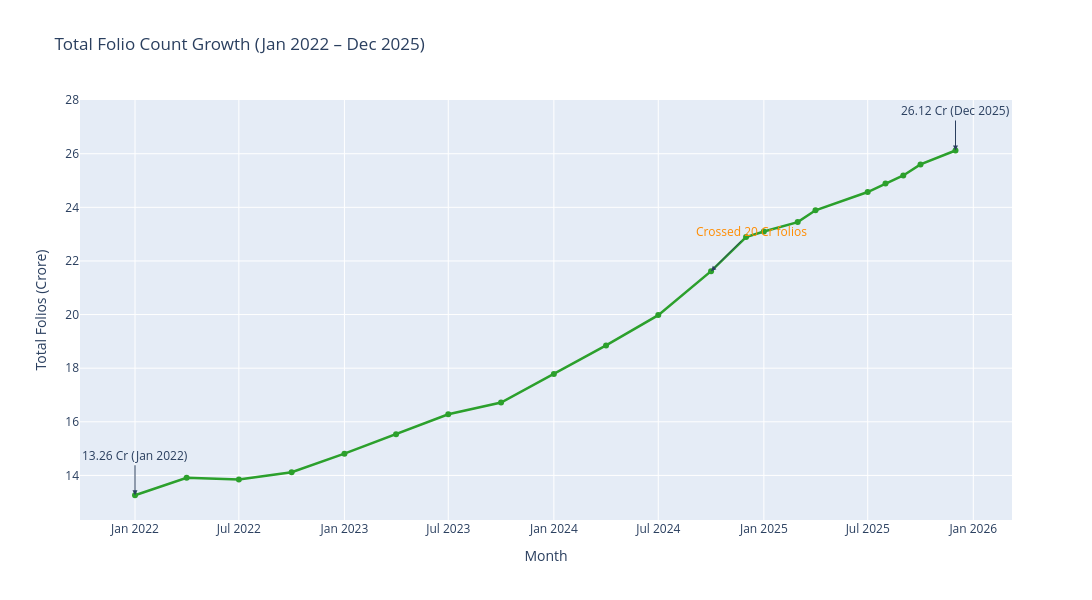

Notebook cell for this chart:
### Code cell
fig7 = px.line(
    folio_count,
    x='month',
    y='total_folios_crore',
    title='Total Folio Count Growth (Jan 2022 – Dec 2025)',
    labels={'total_folios_crore': 'Total Folios (Crore)', 'month': 'Month'},
    markers=True
)
fig7.update_traces(line=dict(color='#2ca02c', width=2.5))

# Mark start and end points (convert Timestamp to string for annotation compatibility)
fig7.add_annotation(x=str(folio_count['month'].iloc[0].date()), y=folio_count['total_folios_crore'].iloc[0],
    text='13.26 Cr (Jan 2022)', showarrow=True, arrowhead=2, ax=0, ay=-40)
fig7.add_annotation(x=str(folio_count['month'].iloc[-1].date()), y=folio_count['total_folios_crore'].iloc[-1],
    text='26.12 Cr (Dec 2025)', showarrow=True, arrowhead=2, ax=0, ay=-40)

# Mark the 20 Cr crossing milestone
crossing_20 = folio_count[folio_count['total_folios_crore'] >= 20].iloc[0]
fig7.add_annotation(x=str(crossing_20['month'].date()), y=crossing_20['total_folios_crore'],
    text='Crossed 20 Cr folios', showarrow=True, arrowhead=2, ax=40, ay=-40, font=dict(color='darkorange'))

fig7.update_layout(height=600, width=1100)
fig7.show()
fig7.write_image('../reports/charts/07_folio_growth.png', width=1400, height=700, scale=2)
print("Saved: 07_folio_growth.png")

### Figure 1 — Plotly figure (JSON) as saved in the notebook; plotly's stock layout.template omitted (floating-point values rounded to 4 significant figures)
{"data": [{"hovertemplate": "Month=%{x}<br>Total Folios (Crore)=%{y}<extra></extra>", "legendgroup": "", "line": {"color": "#2ca02c", "dash": "solid", "width": 2.5}, "marker": {"symbol": "circle"}, "mode": "lines+markers", "name": "", "orientation": "v", "showlegend": false, "type": "scatter", "x": ["2022-01-01T00:00:00", "2022-04-01T00:00:00", "2022-07-01T00:00:00", "2022-10-01T00:00:00", "2023-01-01T00:00:00", "2023-04-01T00:00:00", "2023-07-01T00:00:00", "2023-10-01T00:00:00", "2024-01-01T00:00:00", "2024-04-01T00:00:00", "2024-07-01T00:00:00", "2024-10-01T00:00:00", "2024-12-01T00:00:00", "2025-01-01T00:00:00", "2025-03-01T00:00:00", "2025-04-01T00:00:00", "2025-07-01T00:00:00", "2025-08-01T00:00:00", "2025-09-01T00:00:00", "2025-10-01T00:00:00", "2025-12-01T00:00:00"], "xaxis": "x", "y": [13.26, 13.91, 13.85, 14.12, 14.81, 15.54, 16.28, 16.72, 17.78, 18.85, 19.98, 21.62, 22.89, 23.1, 23.45, 23.89, 24.57, 24.89, 25.19, 25.6, 26.12], "yaxis": "y"}], "layout": {"annotations": [{"arrowhead": 2, "ax": 0, "ay": -40, "showarrow": true, "text": "13.26 Cr (Jan 2022)", "x": "2022-01-01", "y": 13.26}, {"arrowhead": 2, "ax": 0, "ay": -40, "showarrow": true, "text": "26.12 Cr (Dec 2025)", "x": "2025-12-01", "y": 26.12}, {"arrowhead": 2, "ax": 40, "ay": -40, "font": {"color": "darkorange"}, "showarrow": true, "text": "Crossed 20 Cr folios", "x": "2024-10-01", "y": 21.62}], "height": 600, "legend": {"tracegroupgap": 0}, "title": {"text": "Total Folio Count Growth (Jan 2022 – Dec 2025)"}, "width": 1100, "xaxis": {"anchor": "y", "domain": [0, 1], "title": {"text": "Month"}}, "yaxis": {"anchor": "x", "domain": [0, 1], "title": {"text": "Total Folios (Crore)"}}}}
